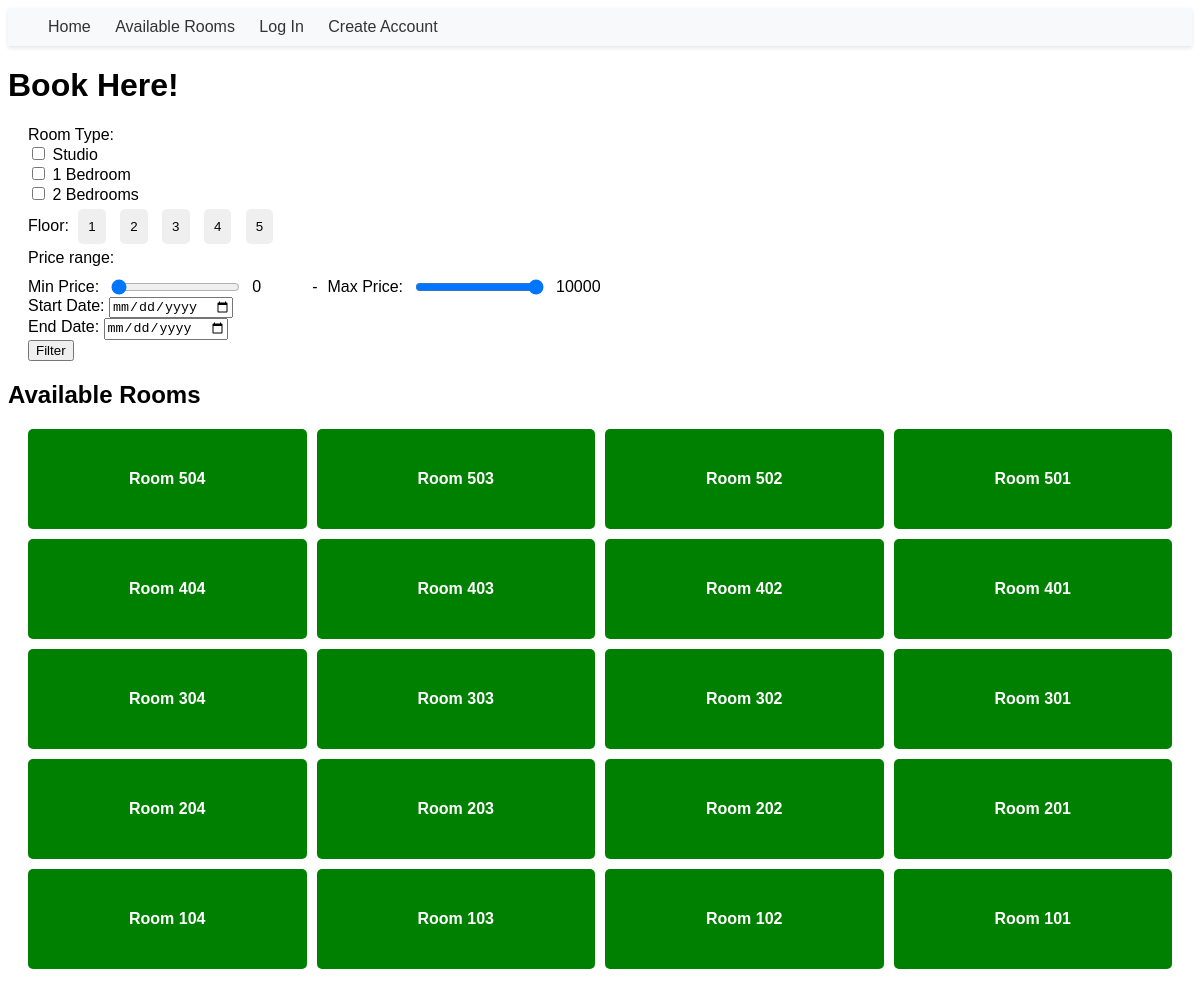
/rooms/, run on the app's committed database.
### reservations/models.py (models this page shows, shortened)
class Room(models.Model):
    ROOM_TYPES = (
        ('studio', 'Studio'),
        ('1-bed', '1 Bedroom'),
        ('2-bed', '2 Bedrooms'),
    )
    type = models.CharField(max_length=20, choices=ROOM_TYPES)
    floor = models.IntegerField()
    unit = models.CharField(max_length=10)  # Combined unit max_length for consistency
    price = models.DecimalField(max_digits=10, decimal_places=2)
    is_booked = models.BooleanField(default=False)
    images = models.JSONField(default=list)  # Storing images as JSON

### reservations/views.py (the view, shortened to what this page needs)
# urls.py: path('rooms/', views.room_availability, name='room_availability'),
def room_availability(request):
    available_rooms = Room.objects.filter(is_booked=False)
    room_types = request.GET.getlist('room_types')
    floors = request.GET.get('floors', '').split(',')
    if floors == ['']:
        floors = []
    try:
        min_price = int(request.GET.get('min_price', 0))
    except ValueError:
        min_price = 0
    try:
        max_price = int(request.GET.get('max_price', 10000))
    except ValueError:
        max_price = 10000
    start_date = request.GET.get('start_date')
    end_date = request.GET.get('end_date')
    if room_types:
        available_rooms = available_rooms.filter(type__in=room_types)
    if floors:
        available_rooms = available_rooms.filter(floor__in=floors)
    if min_price:
        available_rooms = available_rooms.filter(price__gte=min_price)
    if max_price:
        available_rooms = available_rooms.filter(price__lte=max_price)
    available_floors = [1, 2, 3, 4, 5]
    return render(request, 'reservations/room_availability.html', {
        'rooms': available_rooms,
        'room_types': room_types,
        'floors': floors,
        'min_price': min_price,
        'max_price': max_price,
        'start_date': start_date,
        'end_date': end_date,
        'available_floors': available_floors
    })

### reservations/templates/reservations/room_availability.html (shortened to what this page needs)
<!DOCTYPE html>
<html>
<head>
</head>
<body>
    <div class="navbar">
        <div>
            <a href="{% url 'home' %}">Home</a>
            <a href="{% url 'room_availability' %}">Available Rooms</a>
            {% if user.is_authenticated %}
                <form action="{% url 'logout' %}" method="post" style="display: inline;">
                    {% csrf_token %}
                    <button type="submit" class="logout-button">Log Out</button>
                </form>
            {% else %}
                <a href="{% url 'login' %}">Log In</a>
                <a href="{% url 'register' %}">Create Account</a>
            {% endif %}
        </div>
    </div>
    <h1>Book Here!</h1>
    <div class="filter-container">
        <form id="filter-form" action="{% url 'room_availability' %}" method="get">
            <div>
                <label>Room Type:</label><br>
                <label><input type="checkbox" name="room_types" value="studio" {% if 'studio' in room_types %}checked{% endif %}> Studio</label><br>
                <label><input type="checkbox" name="room_types" value="1-bed" {% if '1-bed' in room_types %}checked{% endif %}> 1 Bedroom</label><br>
                <label><input type="checkbox" name="room_types" value="2-bed" {% if '2-bed' in room_types %}checked{% endif %}> 2 Bedrooms</label><br>
            </div>
            <div>
                <label>Floor:</label>
                {% for floor in available_floors %}
                    <button type="button" class="floor-button {% if floor in floors %}selected{% endif %}" data-floor="{{ floor }}">{{ floor }}</button>
                {% endfor %}
            </div>
            <div>
                <label for="price_range">Price range:</label>
                <div class="slider-container">
                    <label for="price_range_min">Min Price:</label>
                    <input type="range" id="price_range_min" name="min_price" min="0" max="10000" value="{{ min_price }}">
                    <span class="slider-value" id="price_min_display">{{ min_price }}</span>
                    <span>-</span>
                    <label for="price_range_max">Max Price:</label>
                    <input type="range" id="price_range_max" name="max_price" min="0" max="10000" value="{{ max_price }}">
                    <span class="slider-value" id="price_max_display">{{ max_price }}</span>
                </div>
            </div>
            <div>
                <label for="start_date">Start Date:</label>
                <input type="date" name="start_date" id="start_date" value="{{ start_date }}" required>
            </div>
            <div>
                <label for="end_date">End Date:</label>
                <input type="date" name="end_date" id="end_date" value="{{ end_date }}" required>
            </div>
            <button type="submit">Filter</button>
        </form>
    </div>
    <h2>Available Rooms</h2>
    <div class="grid-container">
        {% for room in rooms|dictsortreversed:"unit" %}
            <a href="{% if user.is_authenticated %}{% url 'room_detail' room.id %}{% else %}{% url 'login' %}{% endif %}" class="room {% if room.is_booked %}unavailable{% else %}available{% endif %}">
                Room {{ room.unit }}
            </a>
        {% endfor %}
    </div>
</body>
</html>

### reservations/templates/reservations/room_availability.html (style rules this page uses)
body { font-family: Arial, sans-serif; }
.navbar { display: flex; justify-content: space-between; align-items: center; background-color: #f8f9fa; padding: 10px 20px; box-shadow: 0 2px 4px rgba(0, 0, 0, 0.1); }
.navbar a { text-decoration: none; color: #333; margin-left: 20px; }
.filter-container { margin: 20px; }
.grid-container { display: grid; grid-template-columns: repeat(4, 1fr); grid-template-rows: repeat(5, 100px); gap: 10px; margin: 20px; }
.room { display: flex; align-items: center; justify-content: center; color: white; font-weight: bold; border-radius: 5px; text-decoration: none; }
.available { background-color: green; }
.floor-button { padding: 10px; margin: 5px; border: none; border-radius: 5px; cursor: pointer; }
.slider-container { display: flex; align-items: center; gap: 10px; margin-top: 10px; }
.slider-value { min-width: 50px; }

### data on the page
Room: unit "504"
Room: unit "503"
Room: unit "502"
Room: unit "501"
Room: unit "404"
Room: unit "403"
Room: unit "402"
Room: unit "401"
Room: unit "304"
Room: unit "303"
Room: unit "302"
Room: unit "301"
Room: unit "204"
Room: unit "203"
Room: unit "202"
Room: unit "201"
Room: unit "104"
Room: unit "103"
Room: unit "102"
Room: unit "101"

### other printed values
{{ floor }} "1" "2" "3" "4" "5"
{{ min_price }} "0"
{{ max_price }} "10000"
